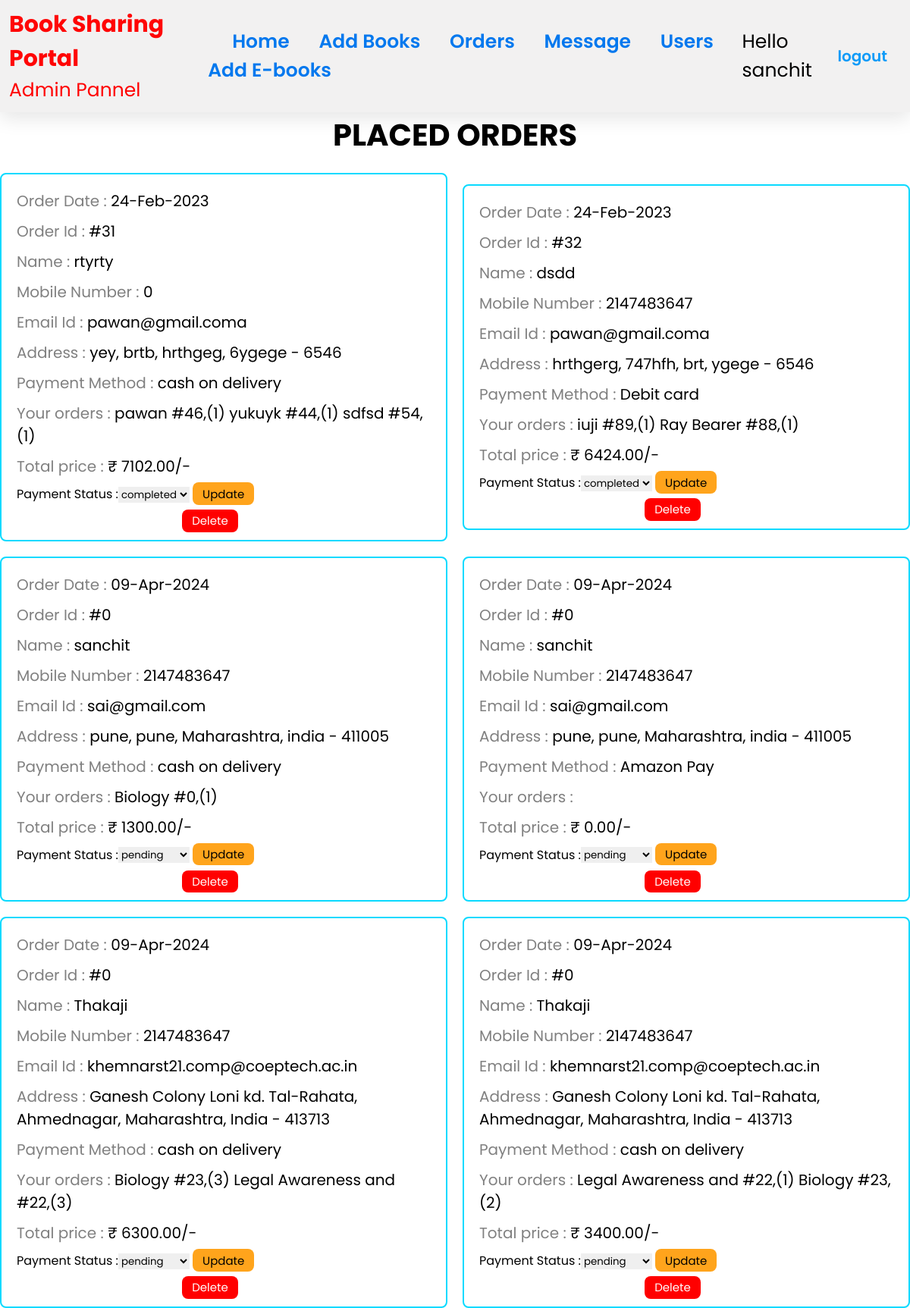
/admin_orders.php (signed in), run on the app's committed database.
### tables this page shows
CREATE TABLE `confirm_order` (
  `order_id` int(100) NOT NULL,
  `user_id` int(100) NOT NULL,
  `name` varchar(50) NOT NULL,
  `email` varchar(50) NOT NULL,
  `number` int(12) NOT NULL,
  `address` varchar(500) NOT NULL,
  `payment_method` varchar(20) NOT NULL,
  `total_books` varchar(500) NOT NULL,
  `order_date` varchar(100) NOT NULL,
  `payment_status` varchar(100) NOT NULL DEFAULT 'pending',
  `date` varchar(20) NOT NULL,
  `total_price` double(10,2) NOT NULL
);

### admin_orders.php (the view, shortened to what this page needs)
<?php
include 'config.php';
?>
<!DOCTYPE html>
<html lang="en">
<head>
   <link rel="stylesheet" href="https://cdnjs.cloudflare.com/ajax/libs/font-awesome/6.0.0/css/all.min.css">
   <link rel="stylesheet" href="./css/hello.css">
</head>
<body>
   <?php include 'admin_header.php'; ?>
   <section class="placed-orders">
      <h1 class="title">placed orders</h1>
      <div class="box-container">
         <?php
         $select_orders = mysqli_query($conn, "SELECT * FROM `confirm_order`") or die('query failed');
         if (mysqli_num_rows($select_orders) > 0) {
            while ($fetch_book = mysqli_fetch_assoc($select_orders)) {
         ?>
               <div class="box">
                  <p> Order Date : <span><?php echo $fetch_book['order_date']; ?></span> </p>
                  <p> Order Id : <span>#<?php echo $fetch_book['order_id']; ?> </p>
                  <p> Name : <span><?php echo $fetch_book['name']; ?></span> </p>
                  <p> Mobile Number : <span><?php echo $fetch_book['number']; ?></span> </p>
                  <p> Email Id : <span><?php echo $fetch_book['email']; ?></span> </p>
                  <p> Address : <span><?php echo $fetch_book['address']; ?></span> </p>
                  <p> Payment Method : <span><?php echo $fetch_book['payment_method']; ?></span> </p>
                  <p> Your orders : <span><?php echo $fetch_book['total_books']; ?></span> </p>
                  <p> Total price : <span>₹ <?php echo $fetch_book['total_price']; ?>/-</span> </p>
                  <form action="" method="post">
                     Payment Status :<select name="update_payment">
                        <option value="" selected disabled><?php echo $fetch_book['payment_status']; ?></option>
                     </select>
                     <input type="submit" value="update" name="update_order" class="cart-btn2">
                     <a class="cart-btn1" href="admin_orders.php?delete=<?php echo $fetch_book['order_id']; ?>" onclick="return confirm('delete this order?');">delete</a>
                  </form>
               </div>
         <?php
            }
         } else {
            echo '<p class="empty">no orders placed yet!</p>';
         }
         ?>
      </div>
   </section>
</body>
</html>

### css/hello.css (style rules this page uses)
* { text-decoration: none; margin: 0; padding: 0; font-family: "Poppins", sans-serif; box-sizing: border-box; outline: none; border:none; }
.placed-orders .title { text-align: center; margin-bottom: 20px; text-transform: uppercase; color:black; font-size: 40px; }
.placed-orders .box-container { max-width: 1200px; margin:0 auto; display:flex; flex-wrap: wrap; align-items: center; gap:20px; }
.placed-orders .box-container .box { flex:1 1 400px; border-radius: .5rem; padding:15px; border:2px solid rgb(14, 152, 231); background-color: white; padding:10px 20px; }
.placed-orders .box-container .box p { padding:10px 0 0 0; font-size: 20px; color:gray; }
.placed-orders .box-container .box p span { color:black; }

### css/admin.css (style rules this page uses)
* { text-decoration: none; margin: 0; padding: 0; font-family: "Poppins", sans-serif; box-sizing: border-box; outline: none; border: none; }
a { color: #ff0000; text-decoration: none; background-color: transparent; }

### admin_orders.php (style rules this page uses)
.cart-btn1, .cart-btn2 { display: inline-block; margin-top: 0.4rem; padding:0.2rem 0.8rem; cursor: pointer; color:white; font-size: 15px; border-radius: .5rem; text-transform: capitalize; }
.cart-btn1 { margin-left: 40%; background-color: red; }
.cart-btn2 { background-color: #ffa41c; color: black; }
.placed-orders .title { text-align: center; margin-bottom: 20px; text-transform: uppercase; color: black; font-size: 40px; }
.placed-orders .box-container { max-width: 1200px; margin: 0 auto; display: flex; flex-wrap: wrap; align-items: center; gap: 20px; }
.placed-orders .box-container .box { flex: 1 1 400px; border-radius: .5rem; padding: 15px; border: 2px solid rgb(9, 218, 255); background-color: white; padding: 10px 20px; }
.placed-orders .box-container .box p { padding: 10px 0 0 0; font-size: 20px; color: gray; }
.placed-orders .box-container .box p span { color: black; }

### data on the page
confirm_order: order_date "24-Feb-2023", order "31", name "rtyrty", number "0", email "pawan@gmail.coma", address "yey, brtb, hrthgeg, 6ygege - 6546", payment_method "cash on delivery", total_books "pawan #46,(1) yukuyk #44,(1) sdfsd #54,(1)", total_price "7102.00", update_payment "completed"
confirm_order: order_date "24-Feb-2023", order "32", name "dsdd", number "2147483647", email "pawan@gmail.coma", address "hrthgerg, 747hfh, brt, ygege - 6546", payment_method "Debit card", total_books "iuji #89,(1) Ray Bearer #88,(1)", total_price "6424.00", update_payment "completed"
confirm_order: order_date "09-Apr-2024", order "0", name "sanchit", number "2147483647", email "sai@gmail.com", address "pune, pune, Maharashtra, india - 411005", payment_method "cash on delivery", total_books "Biology #0,(1)", total_price "1300.00", update_payment "pending"
confirm_order: order_date "09-Apr-2024", order "0", name "sanchit", number "2147483647", email "sai@gmail.com", address "pune, pune, Maharashtra, india - 411005", payment_method "Amazon Pay", total_price "0.00", update_payment "pending"
confirm_order: order_date "09-Apr-2024", order "0", name "Thakaji", number "2147483647", email "khemnarst21.comp@coeptech.ac.in", address "Ganesh Colony Loni kd. Tal-Rahata, Ahmednagar, Maharashtra, India - 413713", payment_method "cash on delivery", total_books "Biology #23,(3) Legal Awareness and #22,(3)", total_price "6300.00", update_payment "pending"
confirm_order: order_date "09-Apr-2024", order "0", name "Thakaji", number "2147483647", email "khemnarst21.comp@coeptech.ac.in", address "Ganesh Colony Loni kd. Tal-Rahata, Ahmednagar, Maharashtra, India - 413713", payment_method "cash on delivery", total_books "Legal Awareness and #22,(1) Biology #23,(2)", total_price "3400.00", update_payment "pending"

### other printed values
$_SESSION['admin_name'] "sanchit"
